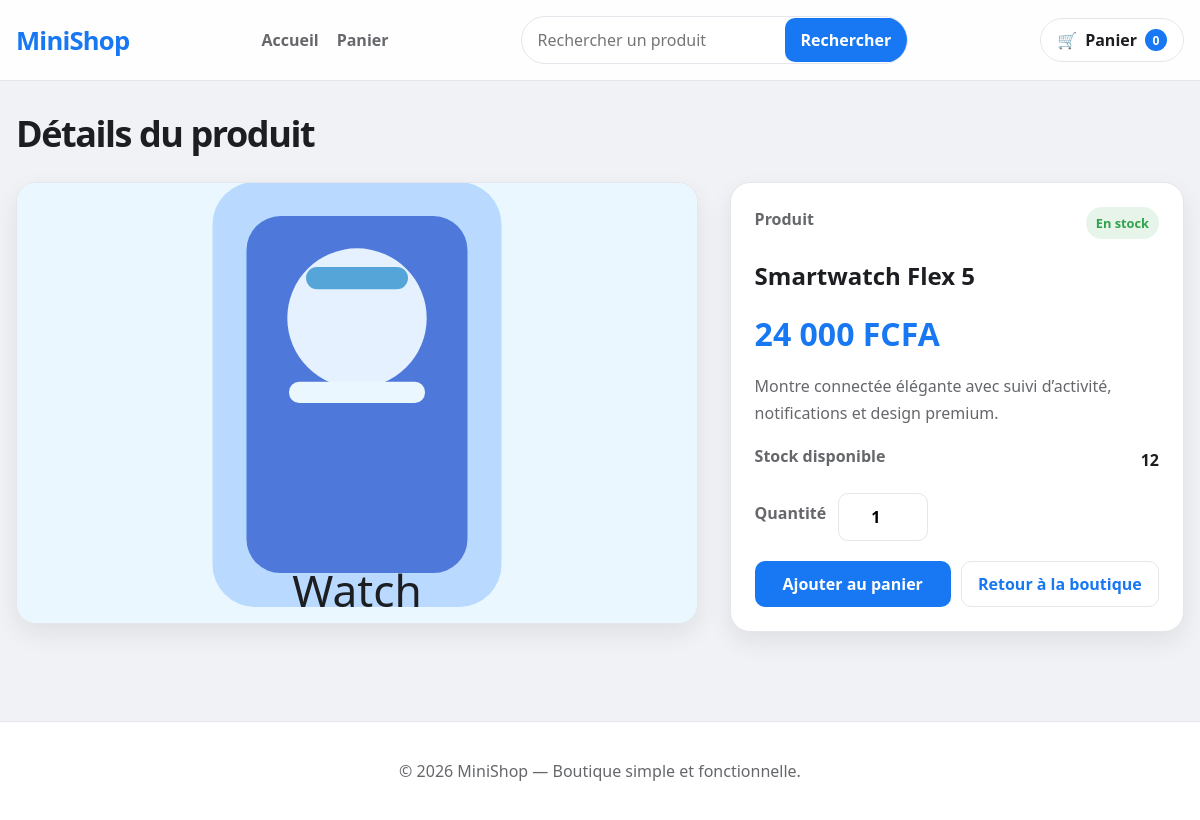
The app's page /details.php?id=2 with its own data.
### tables this page shows
CREATE TABLE produits (
    id INT UNSIGNED NOT NULL AUTO_INCREMENT,
    nom VARCHAR(150) NOT NULL,
    description TEXT NOT NULL,
    prix DECIMAL(10,2) NOT NULL,
    stock INT UNSIGNED NOT NULL DEFAULT 0,
    image VARCHAR(255) NOT NULL,
    actif TINYINT(1) NOT NULL DEFAULT 1,
    created_at TIMESTAMP NOT NULL DEFAULT CURRENT_TIMESTAMP,
    PRIMARY KEY (id),
    KEY idx_produits_actif (actif),
    CONSTRAINT chk_produits_prix CHECK (prix > 0),
    CONSTRAINT chk_produits_stock CHECK (stock >= 0)
);

### details.php (the view, shortened to what this page needs)
<?php
require_once __DIR__ . '/config/database.php';
$productId = filter_input(INPUT_GET, 'id', FILTER_VALIDATE_INT);
$stmt = $pdo->prepare('SELECT id, nom, description, prix, stock, image, actif FROM produits WHERE id = :id AND actif = 1 LIMIT 1');
$stmt->execute([':id' => $productId]);
$product = $stmt->fetch();
include __DIR__ . '/includes/header.php';
?>
<div class="container">
    <section class="page-header">
        <h1 class="page-heading">Détails du produit</h1>
    </section>
    <div class="details-layout">
        <div class="product-visual">
            <img src="<?php echo htmlspecialchars($product['image'], ENT_QUOTES, 'UTF-8'); ?>" alt="<?php echo htmlspecialchars($product['nom'], ENT_QUOTES, 'UTF-8'); ?>">
        </div>
        <div class="product-detail-card">
            <div class="detail-row">
                <span class="label">Produit</span>
                <span class="stock-tag <?php echo ((int) $product['stock'] > 0) ? 'in-stock' : 'out-of-stock'; ?>">
                    <?php echo ((int) $product['stock'] > 0) ? 'En stock' : 'Rupture'; ?>
                </span>
            </div>
            <h2><?php echo htmlspecialchars($product['nom'], ENT_QUOTES, 'UTF-8'); ?></h2>
            <div class="detail-price"><?php echo number_format((float) $product['prix'], 0, ',', ' '); ?> FCFA</div>
            <p class="detail-description"><?php echo nl2br(htmlspecialchars($product['description'], ENT_QUOTES, 'UTF-8')); ?></p>
            <div class="detail-row">
                <span class="label">Stock disponible</span>
                <strong><?php echo (int) $product['stock']; ?></strong>
            </div>
            <div class="detail-quantity">
                <label for="product-quantity" class="label">Quantité</label>
                <input id="product-quantity" type="number" min="1" max="<?php echo (int) $product['stock']; ?>" value="1">
            </div>
            <div class="product-actions">
                <button id="detail-add-to-cart" class="primary-btn" type="button" data-product-id="<?php echo (int) $product['id']; ?>">Ajouter au panier</button>
                <a href="index.php" class="secondary-btn">Retour à la boutique</a>
            </div>
        </div>
    </div>
</div>
<?php include __DIR__ . '/includes/footer.php'; ?>

### assets/css/style.css (style rules this page uses)
:root { --primary: #1877F2; --primary-hover: #166FE5; --bg: #F0F2F5; --surface: #FFFFFF; --text: #1C1E21; --text-secondary: #65676B; --border: #E4E6EB; --success: #31A24C; --danger: #E41E3F; --shadow: 0 10px 25px rgba(28, 30, 33, 0.08); }
* { box-sizing: border-box; }
html { scroll-behavior: smooth; }
body { margin: 0; font-family: "Segoe UI", Tahoma, Geneva, Verdana, sans-serif; background: var(--bg); color: var(--text); }
img { max-width: 100%; display: block; }
a { color: inherit; text-decoration: none; }
button, input { font: inherit; }
.container { width: min(1200px, calc(100% - 32px)); margin: 0 auto; }
.search-form button, .primary-btn, .secondary-btn, .action-btn, .cart-qty-button, .delete-btn { border: none; cursor: pointer; transition: all 0.2s ease; }
.search-form button, .primary-btn, .secondary-btn, .action-btn { display: inline-flex; align-items: center; justify-content: center; border-radius: 10px; padding: 11px 16px; font-weight: 600; }
.search-form button, .primary-btn { background: var(--primary); color: #fff; }
.secondary-btn, .action-btn { background: var(--surface); color: var(--primary); border: 1px solid var(--border); }
.page-header { margin-bottom: 24px; }
.page-heading { margin: 0; font-size: clamp(2rem, 3vw, 2.6rem); letter-spacing: -0.04em; }
.stock-tag { padding: 7px 10px; border-radius: 999px; font-weight: 700; font-size: 0.8rem; }
.stock-tag.in-stock { background: rgba(49, 162, 76, 0.12); color: var(--success); }
.product-actions { display: flex; gap: 10px; }
.product-actions .primary-btn, .product-actions .secondary-btn { flex: 1; }
.details-layout { display: grid; grid-template-columns: minmax(0, 1.2fr) minmax(280px, 0.8fr); gap: 32px; align-items: start; }
.product-visual { background: var(--surface); border: 1px solid var(--border); border-radius: 20px; overflow: hidden; box-shadow: var(--shadow); }
.product-visual img { width: 100%; height: 440px; object-fit: cover; }
.product-detail-card { background: var(--surface); border: 1px solid var(--border); border-radius: 20px; padding: 24px; box-shadow: var(--shadow); }
.detail-row { display: flex; align-items: center; justify-content: space-between; gap: 12px; margin-bottom: 18px; }
.label { color: var(--text-secondary); font-weight: 600; margin-bottom: 8px; display: inline-block; }
.detail-price { font-size: 2rem; font-weight: 800; color: var(--primary); margin: 10px 0 18px; }
.detail-description { color: var(--text-secondary); line-height: 1.7; margin-bottom: 18px; }
.detail-quantity { display: flex; align-items: center; gap: 12px; margin: 14px 0 20px; }
.detail-quantity input { width: 90px; padding: 12px 10px; border: 1px solid var(--border); border-radius: 10px; text-align: center; font-weight: 600; }

### records on screen
produits: image (picture), nom "Smartwatch Flex 5", prix "24 000", description "Montre connectée élégante avec suivi d’activité, notifications et design premium.", stock "12"

### other values on screen
$cartCount "0"
